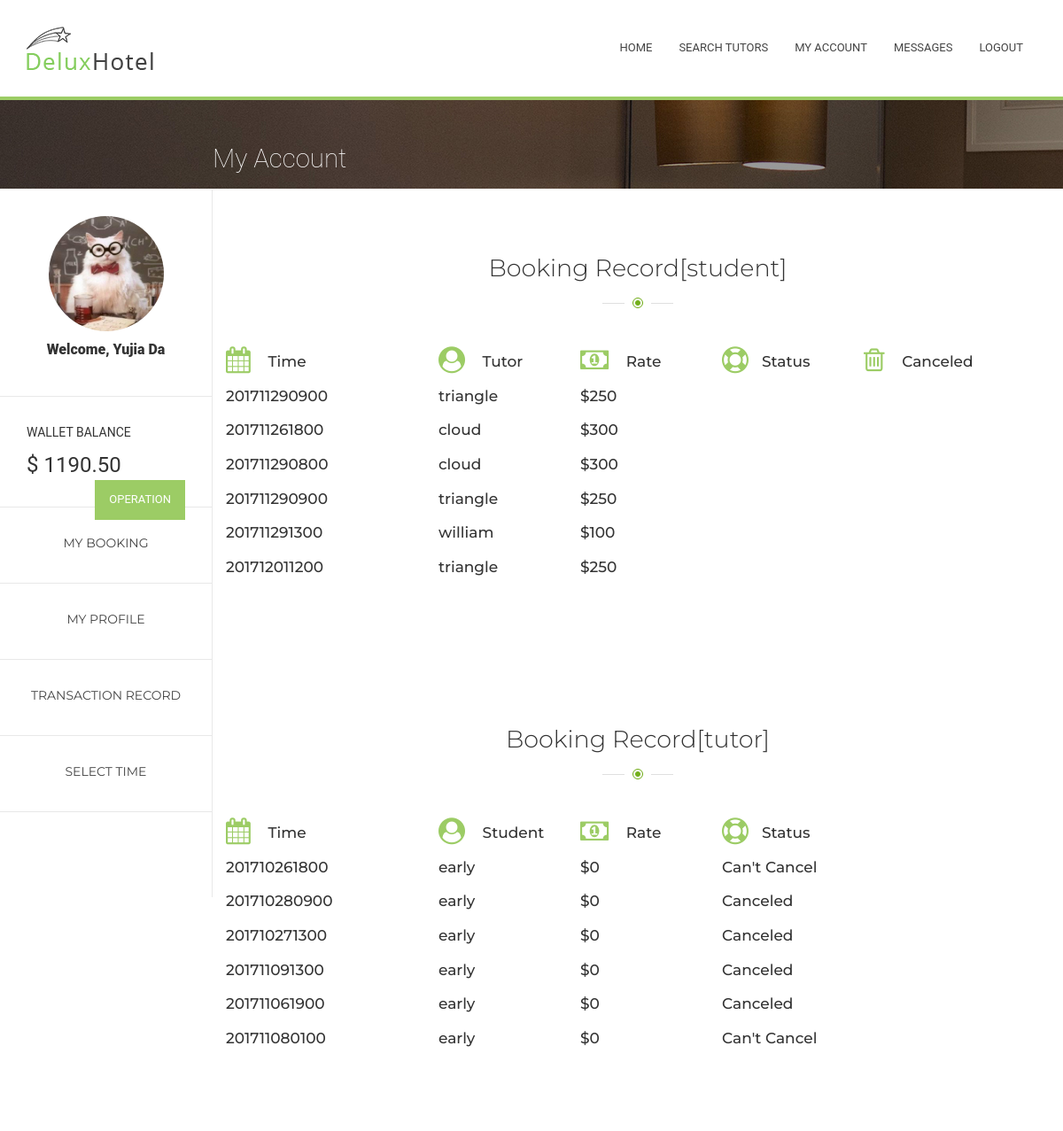
Before: /Tutorial/4/myAccount/mybooking/ (signed in) with the older database file.
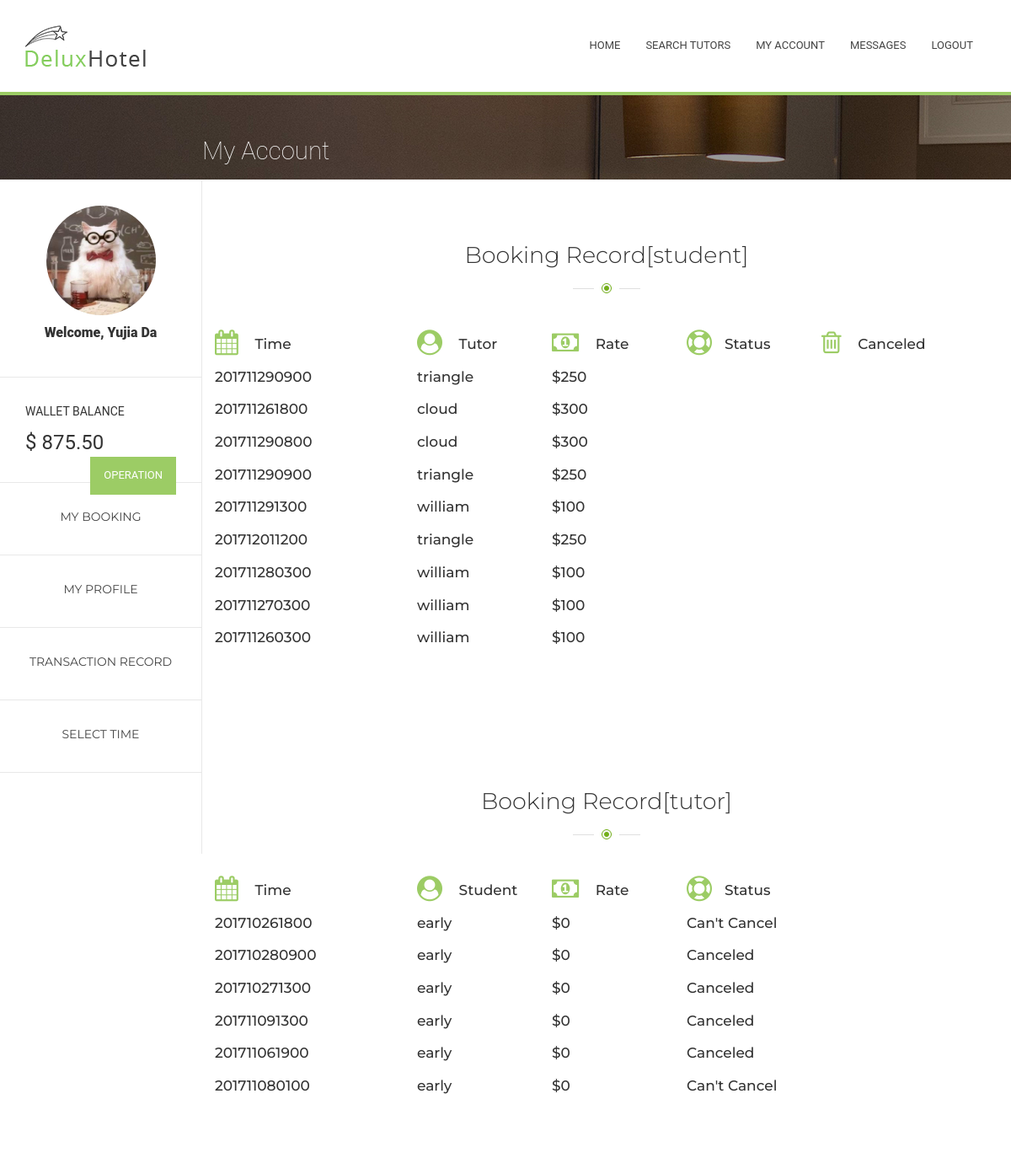
After: the same page with the newer database file.
### Tutorial/models.py (models this page shows, shortened)
class MyUser(models.Model):
    user = models.ForeignKey(User, on_delete = models.CASCADE )
    wallet = models.ForeignKey(Wallet, on_delete = models.CASCADE)
    profile_content = models.CharField(max_length=2000, default="")
    phone = models.IntegerField(null = True)
    image = models.ImageField(upload_to='profile_image', default='profile_image/default.jpg')

class Wallet(models.Model):
    balance = models.DecimalField(max_digits=10, decimal_places=2, default=0.0)

class TutorialSession(models.Model):
    starttime = models.CharField(max_length=12)  # yyyymmddhhmm
    status = models.IntegerField()
    tutor = models.ForeignKey(Tutor, on_delete=models.CASCADE)
    student =  models.ForeignKey(Student, on_delete=models.CASCADE)
    price = models.IntegerField(default=0) #TODO: notice that this price does not include commission fee
    score = models.DecimalField(max_digits=2, decimal_places=1, default=-1)  # TODO: if unevaluated, will use score = -1
    comment = models.CharField(max_length=200, default="") #TODO: score should be integer, need to detect tonight
    showname = models.IntegerField(default=1) #by default, should be not anonymous

class Tutor(models.Model):
    myuser = models.ForeignKey(MyUser, on_delete=models.CASCADE,null=True)
    timeslot = models.CharField(max_length=672, default="111111111111111111111111111111111111111111111111111111111111111111111111111111111111111111111111111111111111111111111111111111111111111111111111111111111111111111111111111111111111111111111111111111111111111111111111111111111111111111111111111111111111111111111111111111111111111111111111111111111111111111111111111111111111111111111111") #for private tutor todo: should update every half an hour
    hourly_rate = models.IntegerField(default=0) #todo: eight digit for student so can tell if he have
    university = models.ForeignKey(University, on_delete=models.CASCADE, null=True)
    showProfile = models.BooleanField(default=False)
    average = models.DecimalField(max_digits=2, decimal_places=1, default=0)
    reviewed_times = models.IntegerField(default=0) #this means no one has done evaluation for him yet
    def __str__(self):
        if self.myuser is None:
            return "null"
        else:
            return self.myuser.user.username

class Student(models.Model):
    myuser = models.ForeignKey(MyUser, on_delete=models.CASCADE,null=True)
    def __str__(self):
        if self.myuser is None:
            return "null"
        else:
            return self.myuser.user.username

### Tutorial/views.py (the view)
# urls.py: url(r'^(?P<myuser_id>[0-9]+)/myAccount/mybooking/$', views.mybooking, name='mybooking'),
def mybooking(request, myuser_id):
    if not request.user.is_authenticated() or request.user.is_anonymous(): #visitor or client
        return HttpResponseRedirect('/Tutorial/login/')
    if not MyUser.objects.filter(user=request.user):
        return HttpResponseRedirect('/Tutorial/admin/')
    myuser = MyUser.objects.get(user=request.user) #myuser = get_object_or_404(MyUser, pk=myuser_id)
    isstudent = "0"
    istutor = "0"
    if Student.objects.filter(myuser=myuser):
        mystudent = Student.objects.get(myuser = myuser)
        booking = TutorialSession.objects.filter(student=mystudent)
        isstudent = "1"
    else:
        booking= ""
    if Tutor.objects.filter(myuser=myuser):
        mytutor = Tutor.objects.get(myuser=myuser)
        booked = TutorialSession.objects.filter(tutor=mytutor)
        istutor = "1"
        return render(request, 'myaccount/mybooking.html',{'user': myuser, 'session_list': booking, "booked_list": booked, 'isstudent': isstudent,'istutor': istutor, 'tutor': mytutor})
    else:
        booked=""
    return render(request, 'myaccount/mybooking.html', {'user': myuser , 'session_list': booking, "booked_list": booked, 'isstudent': isstudent, 'istutor': istutor })

### Tutorial/templates/myaccount/mybooking.html (shortened to what this page needs)
{% extends "myaccount/myaccount.html" %}
{% block right %}
<div id="content">
    {% if isstudent != "" %}
    <section class="section">
      <div class="container">
        <div class="title-main"><h2 class="h2">Booking Record[student]</h2></div>
         <div class="row">
          <div class="col-lg-3 col-md-4 col-sm-6">
            <h3 class="service_title"><i class="fa fa-calendar"></i> Time</h3>
          </div>
          <div class="col-lg-2 col-md-4 col-sm-6">
            <h3 class="service_title"><i class="fa fa-user-circle"></i> Tutor</h3>
          </div>
          <div class="col-lg-2 col-md-4 col-sm-6">
            <h3 class="service_title"><i class="fa fa-money"></i> Rate</h3>
          </div>
          <div class="col-lg-2 col-md-4 col-sm-6">
            <h3 class="service_title"><i class="fa fa-life-ring"></i>Status </h3>
          </div>
          <div class="col-lg-2 col-md-4 col-sm-6">
            <h3 class="service_title"><i class="fa fa-trash-o"></i> Canceled</h3>
          </div>
        </div>
          {% if session_list != "" %}
          {% for session in  session_list %}
               <div class="row">
          <div class="col-lg-3 col-md-4 col-sm-6">
            <h3 class="service_title">{{ session.starttime }}</h3>
          </div>
          <div class="col-lg-2 col-md-4 col-sm-6">
            <h3 class="service_title"> {{ session.tutor }}</h3>
          </div>
          <div class="col-lg-2 col-md-4 col-sm-6">
            <h3 class="service_title"> ${{ session.price }}</h3>
          </div>
        </div>
          {% endfor %}
          {% endif %}
      </div>
    </section>
    {% endif %}
    {% if istutor == "1" %}
    <section class="section">
      <div class="container">
        <div class="title-main"><h2 class="h2">Booking Record[tutor]</h2></div>
        <div class="row">
          <div class="col-lg-3 col-md-4 col-sm-6">
            <h3 class="service_title"><i class="fa fa-calendar"></i> Time</h3>
          </div>
          <div class="col-lg-2 col-md-4 col-sm-6">
            <h3 class="service_title"><i class="fa fa-user-circle"></i> Student</h3>
          </div>
          <div class="col-lg-2 col-md-4 col-sm-6">
            <h3 class="service_title"><i class="fa fa-money"></i> Rate</h3>
          </div>
          <div class="col-lg-2 col-md-4 col-sm-6">
            <h3 class="service_title"><i class="fa fa-life-ring"></i>Status </h3>
          </div>
        </div>
          {% if booked_list != "" %}
          {% for session in  booked_list %}
               <div class="row">
          <div class="col-lg-3 col-md-4 col-sm-6">
            <h3 class="service_title">{{ session.starttime }}</h3>
          </div>
          <div class="col-lg-2 col-md-4 col-sm-6">
            <h3 class="service_title"> {{ session.student }}</h3>
          </div>
          <div class="col-lg-2 col-md-4 col-sm-6">
            <h3 class="service_title"> ${{ session.price }}</h3>
          </div>
        </div>
          {% endfor %}
          {% endif %}
      </div>
    </section>
    {% endif %}
{% endblock %}

### Tutorial/templates/myaccount/myaccount.html (shortened to what this page needs)
{% extends "Menu.html" %}
{% block content %}
<section class="breadcrumbs" style="background-image: url(/static/bootstrap/images/breadcrumbs/best-room.jpg)">
    <div class="right">
    <div class="row">
          <div class="col-md-6">
            <h1 class="h1">My Account</h1>
          </div>
        </div>
    </div>
        </section>
    <div class="left">
             <div class="avater" style="text-align : center;">
                    <img src="/static/bootstrap/images/best-rooms/1.jpg" style="width : 130px; height: 130px; border-radius: 130px; ">
                    <div class="small">Welcome, {{user.user.first_name}} {{user.user.last_name}}</div>
                 </div>
              <div class="avater" >
                  <div style="margin-bottom : 10px;">WALLET BALANCE</div>
                  <div style="font-size: 18pt; font-weight: 400; margin-top: 5px; margin-bottom: 0;">$ {{user.wallet.balance}}
                   <a href="{% url 'Tutorial:mywallet' user.id %}" class="moneyButton" ><div class ="btn btn-default">OPERATION</div></a>
                </div>
              </div>
              <a href="{% url 'Tutorial:mybooking' user.id %}"><div class="navbox">
                <div class="best-tutor_t">MY BOOKING</div>
                </div></a>
            <a href="{% url 'Tutorial:myprofile' user.id %}">
              <div class="navbox" >
                <div class="best-tutor_t">MY PROFILE</div>
                </div>
                </a>
            <a href="{% url 'Tutorial:mytransaction' user.id %}">
                <div class="navbox" >
                    <div class="best-tutor_t">TRANSACTION RECORD</div>
                </div>
            </a>
            {% if tutor %}
            <a href="{% url 'Tutorial:tutorTimeslot' user.id tutor.id %}" id="fortutoronly" >
                <div class="navbox" >
                    <div class="best-tutor_t">SELECT TIME</div>
                </div>
            </a>
            {% endif %}
     </div>
        <div class="right">
{% block right %}{% endblock%}
        </div>
{% endblock %}

Changed rows visible on the page:
changed through a linked row, MyUser "Yujia": wallet.balance "1190.50" → "875.50"
added TutorialSession: starttime "201711280300", tutor "william", price "100", shown under "Canceled"
added TutorialSession: starttime "201711270300", tutor "william", price "100", shown under "Canceled"
added TutorialSession: starttime "201711260300", tutor "william", price "100", shown under "Canceled"
